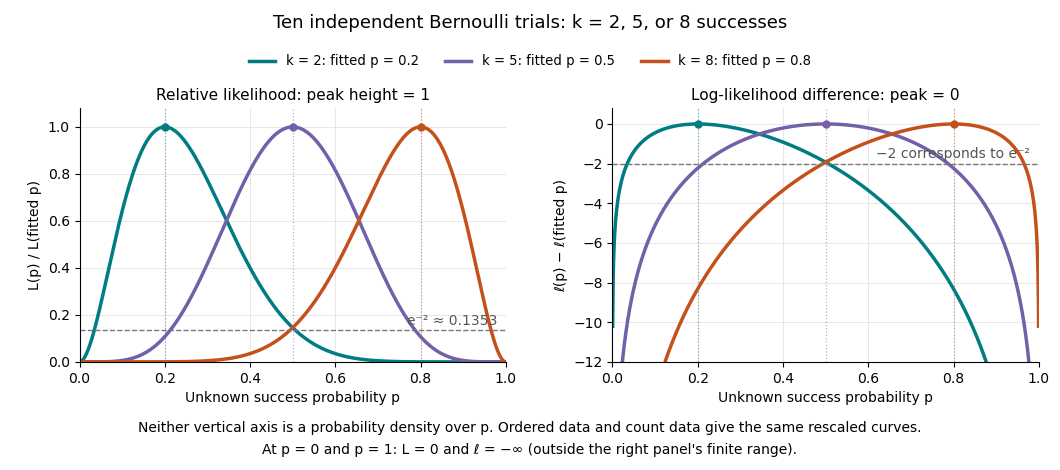

Write Python code to recreate this figure.
"""Plot likelihood comparisons for ten Bernoulli trials; Python 3.14."""

from math import comb
from pathlib import Path

import matplotlib.pyplot as plt
import numpy as np


def main():
    p = np.linspace(0, 1, 2001)
    colors = {2: "#007c83", 5: "#7460a8", 8: "#c4511c"}
    fig, axes = plt.subplots(1, 2, figsize=(10.6, 4.7), dpi=100,
                             facecolor="white")
    for k, color in colors.items():
        peak = k / 10
        raw = p**k * (1 - p)**(10 - k)
        peak_height = peak**k * (1 - peak)**(10 - k)
        relative = raw / peak_height
        with np.errstate(divide="ignore"):
            difference = k * np.log(p / peak) + (10 - k) * np.log(
                (1 - p) / (1 - peak))

        # Verify the plotted log comparison against the direct product, including
        # zero-height boundaries, rather than against another log formula.
        assert np.allclose(np.exp(difference), relative, rtol=1e-12, atol=1e-14)
        assert np.isclose(p[np.argmax(raw)], peak)
        assert raw[0] == raw[-1] == 0
        axes[0].plot(p, relative, color=color, lw=2.5,
                     label=f"k = {k}: fitted p = {peak:.1f}")
        axes[1].plot(p, difference, color=color, lw=2.5)
        for ax, height in zip(axes, (1, 0)):
            ax.plot(peak, height, "o", color=color, ms=5)
            ax.axvline(peak, color=color, lw=0.9, alpha=0.5, linestyle=":")

    assert comb(10, 8) == 45
    assert np.isclose(0.8**8 * 0.2**2, 0.0067108864)
    assert np.isclose(comb(10, 8) * 0.8**8 * 0.2**2, 0.301989888)
    assert np.isclose(np.trapezoid(p**8 * (1 - p)**2, p), 1 / 495,
                      rtol=1e-9, atol=1e-12)
    # All-failure/all-success samples have boundary maxima on the closed domain.
    assert p[np.argmax((1 - p)**10)] == 0
    assert p[np.argmax(p**10)] == 1

    axes[0].set(title="Relative likelihood: peak height = 1",
                ylabel="L(p) / L(fitted p)", ylim=(0, 1.08))
    axes[1].set(title="Log-likelihood difference: peak = 0",
                ylabel="ℓ(p) − ℓ(fitted p)", ylim=(-12, 0.8))
    axes[0].axhline(np.exp(-2), color="#777777", lw=1, linestyle="--")
    axes[1].axhline(-2, color="#777777", lw=1, linestyle="--")
    axes[0].text(0.98, np.exp(-2) + 0.02, "e⁻² ≈ 0.1353", ha="right",
                 fontsize=10, color="#555555")
    axes[1].text(0.98, -1.7, "−2 corresponds to e⁻²", ha="right",
                 fontsize=10, color="#555555")
    handles, labels = axes[0].get_legend_handles_labels()
    fig.legend(handles, labels, loc="upper center", bbox_to_anchor=(0.5, 0.91),
               ncol=3, fontsize=9.5, frameon=False)
    for ax in axes:
        ax.set(xlim=(0, 1), xlabel="Unknown success probability p")
        ax.set_xticks(np.linspace(0, 1, 6))
        ax.grid(color="#e7e7e7", linewidth=0.7)
        ax.spines[["top", "right"]].set_visible(False)
        ax.set_facecolor("white")
        ax.title.set_fontsize(11)
    fig.suptitle("Ten independent Bernoulli trials: k = 2, 5, or 8 successes",
                 fontsize=13, y=0.97)
    fig.text(0.5, 0.08,
             "Neither vertical axis is a probability density over p. "
             "Ordered data and count data give the same rescaled curves.",
             ha="center", fontsize=10)
    fig.text(0.5, 0.035,
             "At p = 0 and p = 1: L = 0 and ℓ = −∞ "
             "(outside the right panel's finite range).",
             ha="center", fontsize=10)
    fig.subplots_adjust(left=0.075, right=0.98, bottom=0.23, top=0.77,
                        wspace=0.25)
    fig.savefig(Path.cwd() / Path(__file__).with_suffix(".png").name,
                facecolor="white", transparent=False)
    plt.close(fig)


if __name__ == "__main__":
    main()
